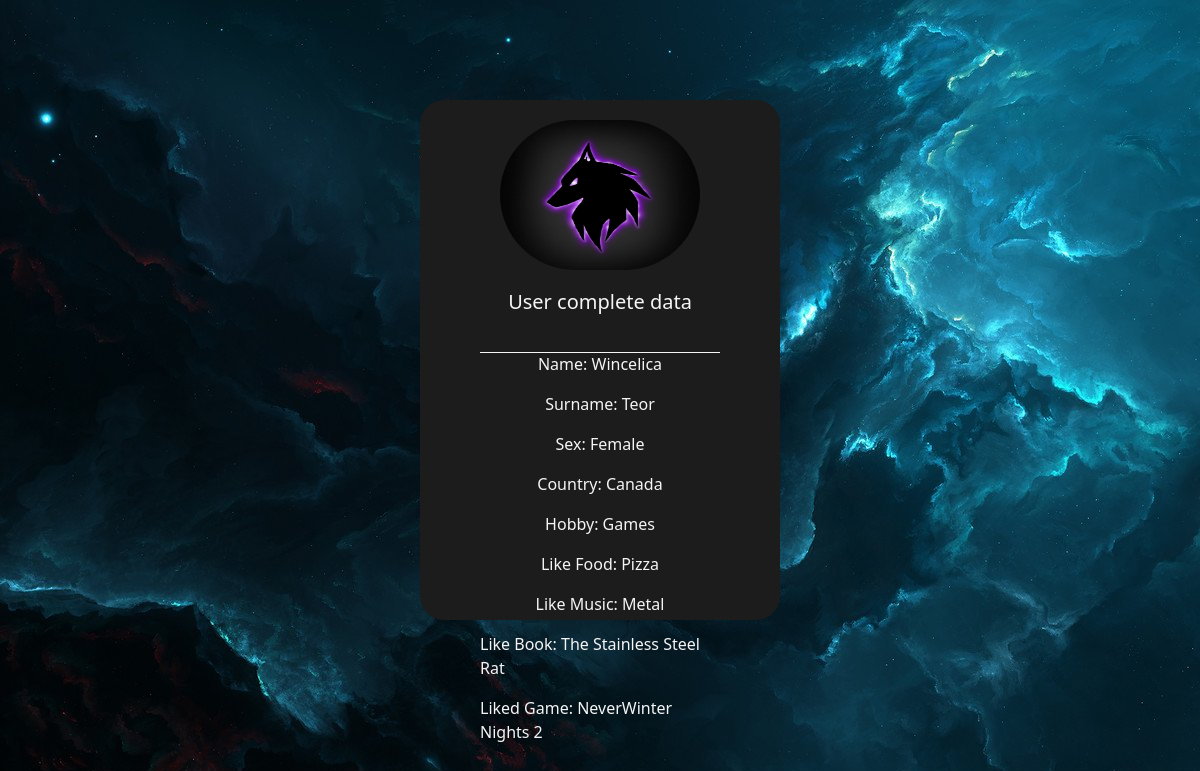
Page /about/wincelica-teor-1992-02-12-female-canada/ on the committed database.
### meeter/models.py (models this page shows, shortened)
class StatusUser(models.Model):
    SEX_CHOICES = (('Male', 'Male'), ('Female', 'Female'))
    name = models.CharField('Name', max_length=50)
    surname = models.CharField('Surname', max_length=50)
    age = models.DateField('Age')
    sex = models.CharField('Sex', max_length=10, choices=SEX_CHOICES, default='Male')
    country = models.CharField('Country', max_length=50)
    hobby = models.CharField('Hobby', max_length=50)
    like_food = models.CharField('Like food', max_length=50)
    like_music = models.CharField('Like music', max_length=50)
    like_book = models.CharField('Like book', max_length=50)
    like_game = models.CharField('Like game', max_length=50)
    slug = models.SlugField('Slug', max_length=255, null=True, blank=True, unique=True)

### meeter/views.py (the view)
# urls.py: path('about/<slug:user_slug>/', views.about_page, name='about_page'),
def about_page(request, user_slug):
    data = StatusUser.objects.get(slug=user_slug)
    return render(request, 'meeter/index_about.html', {'title': 'About', 'data': data})

### meeter/templates/meeter/index_about.html
{% extends 'meeter/layout.html' %}
{% load static %}
{% block content %}
    <div class="user_box">
        <img src="{% static 'meeter/img/user_img.jpg' %}">
        <h5>User complete data</h5>
        <span>
            <p>Name: {{ data.name }}</p>
            <p>Surname: {{ data.surname }}</p>
            <p>Sex: {{ data.sex }}</p>
            <p>Country: {{ data.country }}</p>
            <p>Hobby: {{ data.hobby }}</p>
            <p>Like Food: {{ data.like_food }}</p>
            <p>Like Music: {{ data.like_music }}</p>
            <p>Like Book: {{ data.like_book }}</p>
            <p>Liked Game: {{ data.like_game }}</p>
        </span>
    </div>
{% endblock %}

### static/meeter/css/meeter.css (style rules this page uses)
body { display: flex; flex-direction: column; align-items: center; background-image: url(/static/meeter/img/back.jpg); padding: 100px; gap: 20px; }
.user_box { width: 30vw; height: 65vh; background: #1c1c1c; border-radius: 24px; color: whitesmoke; margin: auto; padding: 20px; display: flex; flex-direction: column; gap: 20px; align-items: center; }
.user_box span { height: 1px; width: 20vw; margin: 10px; color: whitesmoke; background: whitesmoke; display: flex; flex-direction: column; align-items: center; }
.user_box img { width: 200px; height: 150px; border-radius: 100px; }

### rows in the picture
StatusUser: name "Wincelica", surname "Teor", sex "Female", country "Canada", hobby "Games", like_food "Pizza", like_music "Metal", like_book "The Stainless Steel Rat", like_game "NeverWinter Nights 2"
